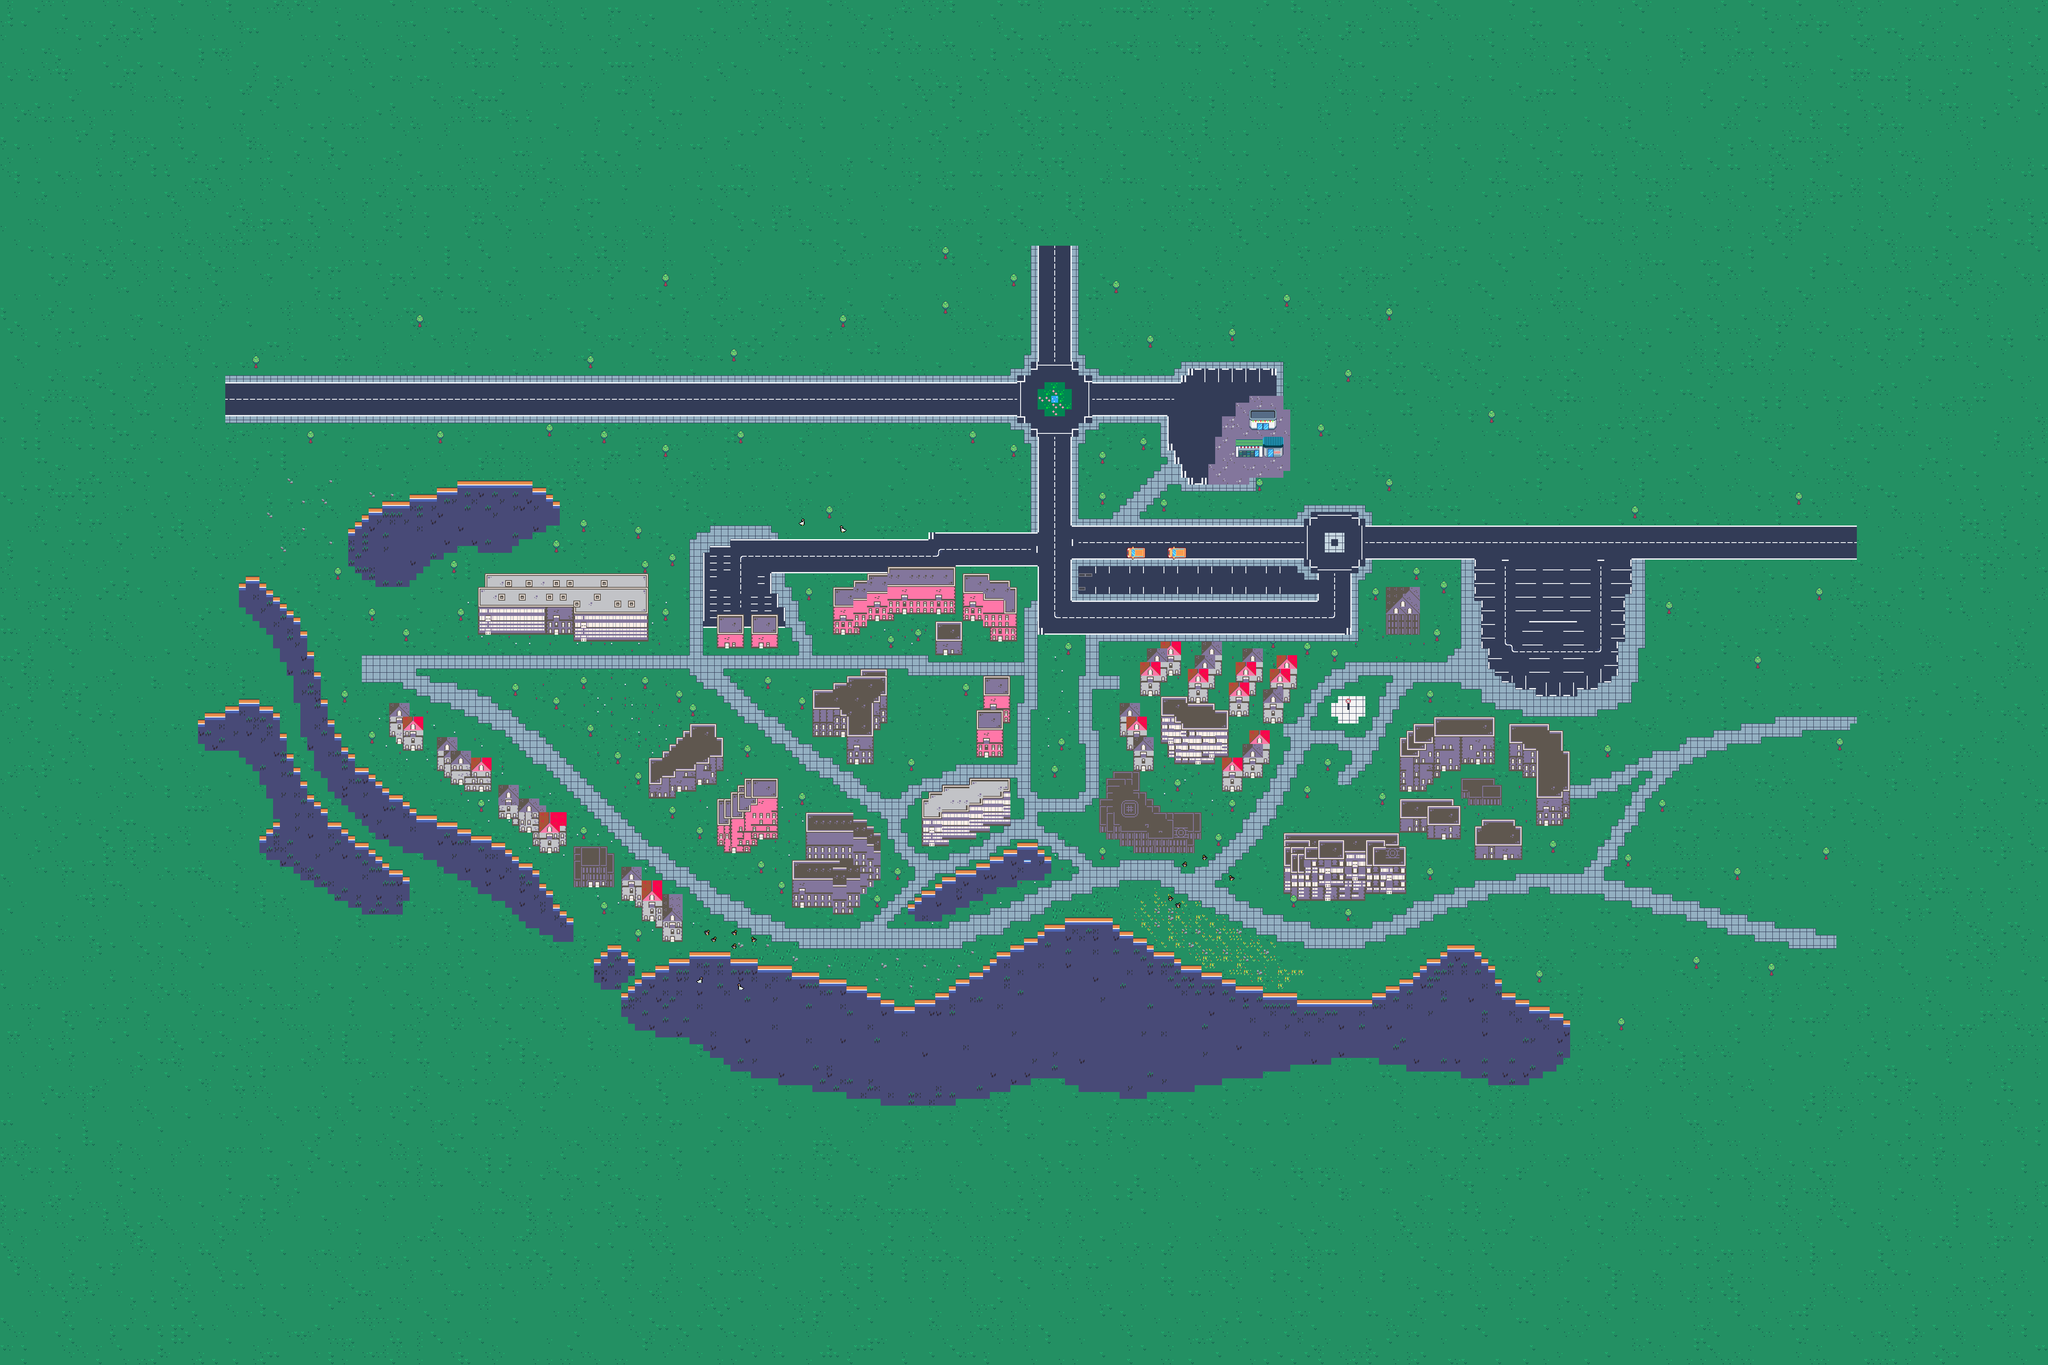

A 2D game scene composited from a Tiled map and its tileset images. What follows is a short description and the map's XML, with each tile layer's data collapsed to a summary:
An orthogonal 300x200 tile map with 16x16 px tiles, 3 tile layers (grass, floordecoration, abovedecoration), 5 tilesets and 81 objects (74x SOLID, cameraBorder, worldBorder, playerSpawn, STUDY, ...).

<map version="1.10" tiledversion="1.10.2" orientation="orthogonal" renderorder="right-down" width="300" height="200" tilewidth="16" tileheight="16" infinite="0" nextlayerid="10" nextobjectid="92">
 <tileset firstgid="1" name="TinyFarm_Tiles16px" tilewidth="16" tileheight="16" tilecount="60" columns="10">
  <image source="images/TinyFarm_Tiles16px.png" width="160" height="96" />
  <tile id="0" probability="0.085" />
  <tile id="11" probability="0.072" />
  <tile id="12" probability="0.123" />
  <tile id="13" probability="0.159" />
  <tile id="48" probability="0.048" />
 </tileset>
 <tileset firstgid="61" source="tilemaps/CP_V1.0.416px.tsx" />
 <tileset firstgid="4157" source="tilemaps/tilemap_packed.tsx" />
 <tileset firstgid="4517" source="tilemaps/TinyFarm_Tiles16px.tsx" />
 <tileset firstgid="4577" source="tilemaps/TinyFarm_Animals.tsx" />
 <layer id="1" name="grass" width="300" height="200">
  <data>[60000 cells, 60000 non-empty, 19 distinct tile ids]</data>
 </layer>
 <layer id="2" name="floordecoration" width="300" height="200">
  <data>[60000 cells, 10947 non-empty, 237 distinct tile ids]</data>
 </layer>
 <layer id="3" name="abovedecoration" width="300" height="200">
  <data>[60000 cells, 517 non-empty, 26 distinct tile ids]</data>
 </layer>
 <objectgroup id="6" name="cameraLayer" visible="0">
  <object id="2" name="cameraBorder" x="687.879" y="650" width="3639.52" height="1780.36" />
 </objectgroup>
 <objectgroup id="7" name="collisionLayer" visible="0">
  <object id="9" name="worldBorder" x="900" y="830" width="3288" height="1444" />
  <object id="16" type="SOLID" x="2384" y="1984" width="48" height="80" />
  <object id="17" type="SOLID" x="2432" y="2000" width="16" height="64" />
  <object id="18" type="SOLID" x="2448" y="2016" width="16" height="32" />
  <object id="19" type="SOLID" x="2352" y="2000" width="32" height="80" />
  <object id="20" type="SOLID" x="2320" y="2016" width="32" height="64" />
  <object id="21" type="SOLID" x="2288" y="2032" width="32" height="64" />
  <object id="22" type="SOLID" x="2320" y="2080" width="16" height="16" />
  <object id="23" type="SOLID" x="2240" y="2048" width="48" height="64" />
  <object id="24" type="SOLID" x="2208" y="2064" width="32" height="80" />
  <object id="25" type="SOLID" x="2160" y="2096" width="48" height="64" />
  <object id="26" type="SOLID" x="2144" y="2112" width="16" height="48" />
  <object id="27" type="SOLID" x="2240" y="2112" width="32" height="16" />
  <object id="28" type="SOLID" x="2288" y="2096" width="16" height="16" />
  <object id="29" type="SOLID" x="2192" y="2080" width="16" height="16" />
  <object id="30" type="SOLID" x="2496" y="2160" width="112" height="112" />
  <object id="31" type="SOLID" x="2608" y="2192" width="48" height="80" />
  <object id="32" type="SOLID" x="2656" y="2208" width="32" height="64" />
  <object id="33" type="SOLID" x="2688" y="2224" width="16" height="48" />
  <object id="34" type="SOLID" x="2704" y="2240" width="48" height="32" />
  <object id="35" type="SOLID" x="2752" y="2256" width="16" height="16" />
  <object id="36" type="SOLID" x="2448" y="2176" width="48" height="96" />
  <object id="37" type="SOLID" x="2432" y="2192" width="16" height="80" />
  <object id="38" type="SOLID" x="2400" y="2208" width="32" height="64" />
  <object id="39" type="SOLID" x="2368" y="2224" width="32" height="48" />
  <object id="40" type="SOLID" x="2336" y="2240" width="32" height="32" />
  <object id="41" type="SOLID" x="2320" y="2256" width="16" height="16" />
  <object id="42" type="SOLID" x="1424" y="2224" width="32" height="48" />
  <object id="43" type="SOLID" x="1456" y="2240" width="16" height="32" />
  <object id="44" type="SOLID" x="1472" y="2256" width="16" height="16" />
  <object id="45" type="SOLID" x="1408" y="2240" width="16" height="32" />
  <object id="46" type="SOLID" x="1392" y="2256" width="16" height="16" />
  <object id="47" type="SOLID" x="3392" y="2224" width="64" height="48" />
  <object id="48" type="SOLID" x="3456" y="2240" width="16" height="32" />
  <object id="49" type="SOLID" x="3472" y="2256" width="16" height="16" />
  <object id="50" type="SOLID" x="3376" y="2240" width="16" height="32" />
  <object id="51" type="SOLID" x="3344" y="2256" width="32" height="16" />
  <object id="52" type="SOLID" x="2128" y="2128" width="16" height="16" />
  <object id="53" type="SOLID" x="1296" y="2160" width="48" height="48" />
  <object id="54" type="SOLID" x="1216" y="2144" width="112" height="16" />
  <object id="57" type="SOLID" x="1232" y="2160" width="64" height="16" />
  <object id="58" type="SOLID" x="1264" y="2176" width="32" height="16" />
  <object id="59" type="SOLID" x="1200" y="2128" width="112" height="16" />
  <object id="60" type="SOLID" x="1184" y="2096" width="112" height="32" />
  <object id="61" type="SOLID" x="1120" y="2080" width="160" height="16" />
  <object id="62" type="SOLID" x="1152" y="2096" width="32" height="16" />
  <object id="63" type="SOLID" x="1104" y="2048" width="160" height="32" />
  <object id="64" type="SOLID" x="1040" y="2032" width="208" height="16" />
  <object id="65" type="SOLID" x="1072" y="2048" width="32" height="16" />
  <object id="66" type="SOLID" x="1024" y="2016" width="192" height="16" />
  <object id="67" type="SOLID" x="992" y="2000" width="208" height="16" />
  <object id="68" type="SOLID" x="896" y="1872" width="48" height="96" />
  <object id="69" type="SOLID" x="944" y="1920" width="80" height="80" />
  <object id="70" type="SOLID" x="1024" y="1936" width="48" height="64" />
  <object id="71" type="SOLID" x="1072" y="1952" width="32" height="48" />
  <object id="72" type="SOLID" x="1104" y="1968" width="48" height="32" />
  <object id="73" type="SOLID" x="1152" y="1984" width="32" height="16" />
  <object id="74" type="SOLID" x="912" y="1968" width="32" height="16" />
  <object id="75" type="SOLID" x="944" y="1888" width="16" height="32" />
  <object id="76" type="SOLID" x="960" y="1904" width="16" height="16" />
  <object id="77" type="SOLID" x="1120" y="1136" width="80" height="160" />
  <object id="78" type="SOLID" x="1024" y="1152" width="96" height="128" />
  <object id="79" type="SOLID" x="896" y="1184" width="64" height="192" />
  <object id="80" type="SOLID" x="960" y="1168" width="16" height="192" />
  <object id="81" type="SOLID" x="976" y="1280" width="64" height="32" />
  <object id="82" type="SOLID" x="976" y="1312" width="16" height="32" />
  <object id="83" type="SOLID" x="992" y="1312" width="16" height="16" />
  <object id="84" type="SOLID" x="1040" y="1280" width="32" height="16" />
  <object id="85" type="SOLID" x="976" y="1168" width="48" height="112" />
  <object id="86" type="SOLID" x="1200" y="1136" width="16" height="144" />
  <object id="87" type="SOLID" x="1216" y="1136" width="32" height="128" />
  <object id="88" type="SOLID" x="1248" y="1152" width="32" height="96" />
  <object id="89" type="SOLID" x="1280" y="1168" width="16" height="64" />
  <object id="90" type="SOLID" x="1296" y="1184" width="16" height="48" />
  <object id="91" type="SOLID" x="1072" y="1136" width="48" height="16" />
 </objectgroup>
 <objectgroup id="9" name="spawnLayer" visible="0">
  <object id="6" name="playerSpawn" x="3144" y="1576">
   <point />
  </object>
 </objectgroup>
 <objectgroup id="8" name="buildingLayer" visible="0">
  <object id="11" name="compSci" type="STUDY" x="1856" y="1904" width="208" height="240" />
  <object id="12" name="glasshouse" type="REC" x="2720" y="1648" width="160" height="128" />
  <object id="13" name="constantine" type="SLEEP" x="3280" y="1680" width="400" height="336" />
  <object id="14" name="piazza" type="EAT" x="2576" y="1808" width="240" height="192" />
 </objectgroup>
</map>
